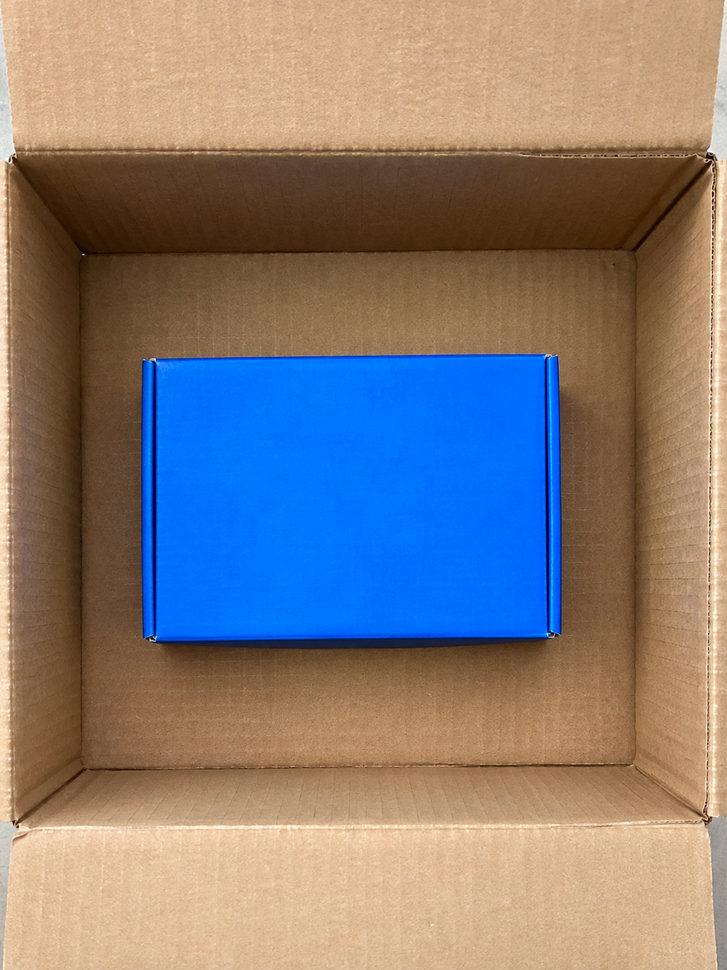
#> input picture test_images/generated.png, 727 x 970 px, shrunk from 1086 x 1448 before the run
$ python test_integrated_box_auto.py
#> lines starting #> are read from the running program, lines starting #| are printed output that depends on the picture; after the words box and inside, x2 and y2 are one past the last pixel; in counts of white or black regions, pixels touching at a corner belong together
from pathlib import Path
import cv2
import numpy as np

# =========================================
# 입력 / 출력 경로
# =========================================
image_path = Path("test_images/generated.png")
output_path = Path("test_outputs/integrated_box_auto_v2.jpg")

image = cv2.imread(str(image_path))
#> image is the input picture: shape (970, 727, 3); mean B, G, R 122.1, 125.3, 134.9
if image is None:
    raise SystemExit("테스트 이미지를 찾지 못했습니다.")

h, w = image.shape[:2]
result = image.copy()

# =========================================
# 1. 제품(파란 상자) 검출
# =========================================
hsv = cv2.cvtColor(image, cv2.COLOR_BGR2HSV)
#> hsv: shape (970, 727, 3); mean H, S, V 30.6, 137.4, 176.5

# 파란색 범위
lower_blue = np.array([90, 80, 60])
upper_blue = np.array([130, 255, 255])

product_mask = cv2.inRange(hsv, lower_blue, upper_blue)
#> product_mask: shape (970, 727); 17% white; 4 white regions (3 under 20 px), largest, box (x1, y1, x2, y2) and area: (141, 354, 562, 646) 119543

kernel = np.ones((5, 5), np.uint8)
product_mask = cv2.morphologyEx(product_mask, cv2.MORPH_OPEN, kernel)
#> product_mask: shape (970, 727); 16.9% white; 1 white region, box (x1, y1, x2, y2) and area: (141, 354, 562, 644) 119406
product_mask = cv2.morphologyEx(product_mask, cv2.MORPH_CLOSE, kernel)
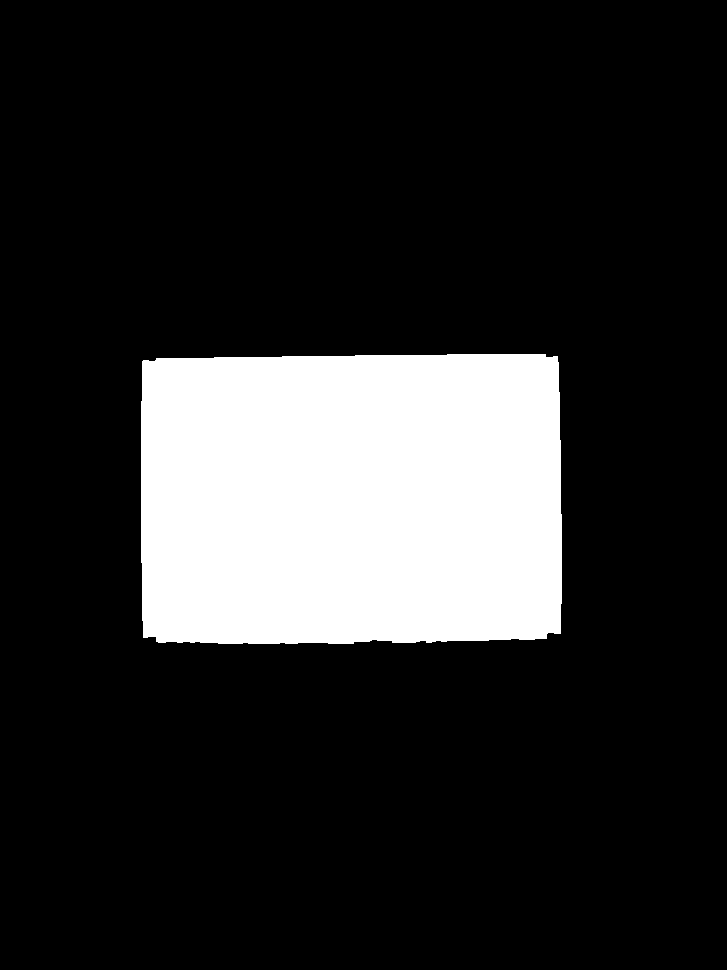
#> product_mask: shape (970, 727); 17% white; 1 white region

contours, _ = cv2.findContours(product_mask, cv2.RETR_EXTERNAL, cv2.CHAIN_APPROX_SIMPLE)
#> contours = 1 contour; box (x1, y1, x2, y2) and area: (141, 354, 562, 644) 119180

if not contours:
    raise SystemExit("제품(파란 상자)을 찾지 못했습니다.")

product_contour = max(contours, key=cv2.contourArea)
#> product_contour = contour of 112 points, box (x1, y1, x2, y2) (141, 354, 562, 644), area 119180
product_area = cv2.contourArea(product_contour)
#> product_area = 119179.5

# 제품 외곽선
cv2.drawContours(result, [product_contour], -1, (0, 255, 0), 3)
#> result: shape (970, 727, 3); 0.99% of pixels changed, all inside (x1, y1, x2, y2) = (139, 352, 564, 646)

# =========================================
# 2. 입구(상자 윗면 안쪽 사각형) 자동 검출
#    - 기존 auto_entrance 실험 흐름을 단순화한 버전
# =========================================
gray = cv2.cvtColor(image, cv2.COLOR_BGR2GRAY)
blur = cv2.GaussianBlur(gray, (5, 5), 0)
edges = cv2.Canny(blur, 35, 110)
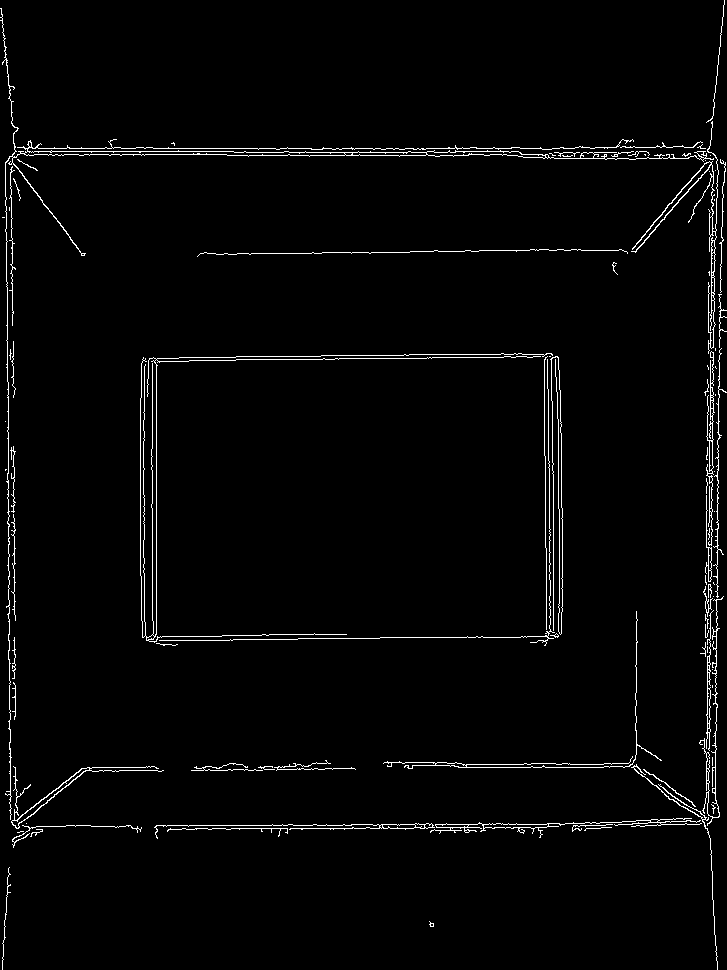
#> edges: shape (970, 727); 2.2% white in thin lines or dots

lines = cv2.HoughLinesP(
    edges,
    1,
    np.pi / 180,
    threshold=80,
    minLineLength=120,
    maxLineGap=20
)
#> lines = 48 rows, first 6: [14, 148, 607, 148], [705, 828, 713, 352], [156, 825, 351, 825], [156, 643, 156, 359], [12, 154, 226, 154], [234, 152, 464, 152]

if lines is None:
    raise SystemExit("입구 검출용 직선을 찾지 못했습니다.")

left_lines = []
right_lines = []
top_lines = []
bottom_lines = []

for line in lines.reshape(-1, 4):
    x1, y1, x2, y2 = line
    dx = x2 - x1
    dy = y2 - y1
    length = np.hypot(dx, dy)

    # 수직선 후보
    if abs(dx) < 35 and abs(dy) > 80:
        x_mean = (x1 + x2) / 2
        y_mean = (y1 + y2) / 2

        # 중앙 바깥쪽만 사용
        if x_mean < w * 0.25:
            left_lines.append((length, x_mean))
        elif x_mean > w * 0.75:
            right_lines.append((length, x_mean))

    # 수평선 후보
    if abs(dy) < 35 and abs(dx) > 120:
        x_mean = (x1 + x2) / 2
        y_mean = (y1 + y2) / 2

        # 윗쪽/아랫쪽 경계 후보
        if y_mean < h * 0.35:
            top_lines.append((length, y_mean))
        elif y_mean > h * 0.75:
            bottom_lines.append((length, y_mean))
#> this loop made 48 passes
#> (x1, y1, x2, y2, dx, dy, length, x_mean) on passes 1 to 8: (14, 148, 607, 148, 593, 0, 593, 310.5), (705, 828, 713, 352, 8, -476, 476.1, 709), (156, 825, 351, 825, 195, 0, 195, 253.5), (156, 643, 156, 359, 0, -284, 284, 156), (12, 154, 226, 154, 214, 0, 214, 119), (234, 152, 464, 152, 230, 0, 230, 349), (15, 151, 245, 151, 230, 0, 230, 130), (709, 570, 709, 424, 0, -146, 146, 709)
#> after the loop, bottom_lines = [(195, 825), (257, 828), (180, 767), (292, 824), (149, 769), (194, 827), (151, 826), (142.2, 819.5)]; left_lines = [(284, 156), (277, 8), (283, 152), (163, 14), (166, 6), (177, 140), (163, 11), (299, 9), (141, 144), (163, 13), (169.7, 10.5)]; right_lines = [(476.1, 709), (146, 709), (262, 719), (146, 706), (223, 716.5), (126, 710), (168, 706.5), (259, 709), (175, 553), (236, 721), (258, 708), (239, 711), (249, 712), (137, 550), (160, 636), (158, 713)]; top_lines = [(593, 148), (214, 154), (230, 152), (230, 151), (488, 155), (261, 147), (229, 251), (173, 158), (155, 253)]

if not left_lines or not right_lines or not top_lines or not bottom_lines:
    raise SystemExit("입구 4개 경계를 모두 찾지 못했습니다.")

left = round(max(left_lines)[1])
#> left = 9
right = round(max(right_lines)[1])
#> right = 709
top = round(max(top_lines)[1])
#> top = 148
bottom = round(max(bottom_lines)[1])
#> bottom = 824

if left >= right or top >= bottom:
    raise SystemExit("입구 좌표가 올바르지 않습니다.")

entrance = np.array([
    [left, top],
    [right, top],
    [right, bottom],
    [left, bottom]
], dtype=np.int32)
#> entrance = [[9, 148], [709, 148], [709, 824], [9, 824]]

# 입구 표시 (빨강)
cv2.polylines(result, [entrance], True, (0, 0, 255), 4)
#> result: shape (970, 727, 3); mean B, G, R 118.5, 124.2, 135.7
for pt in entrance:
    cv2.circle(result, tuple(pt), 6, (255, 0, 0), -1)
#> this loop made 4 passes
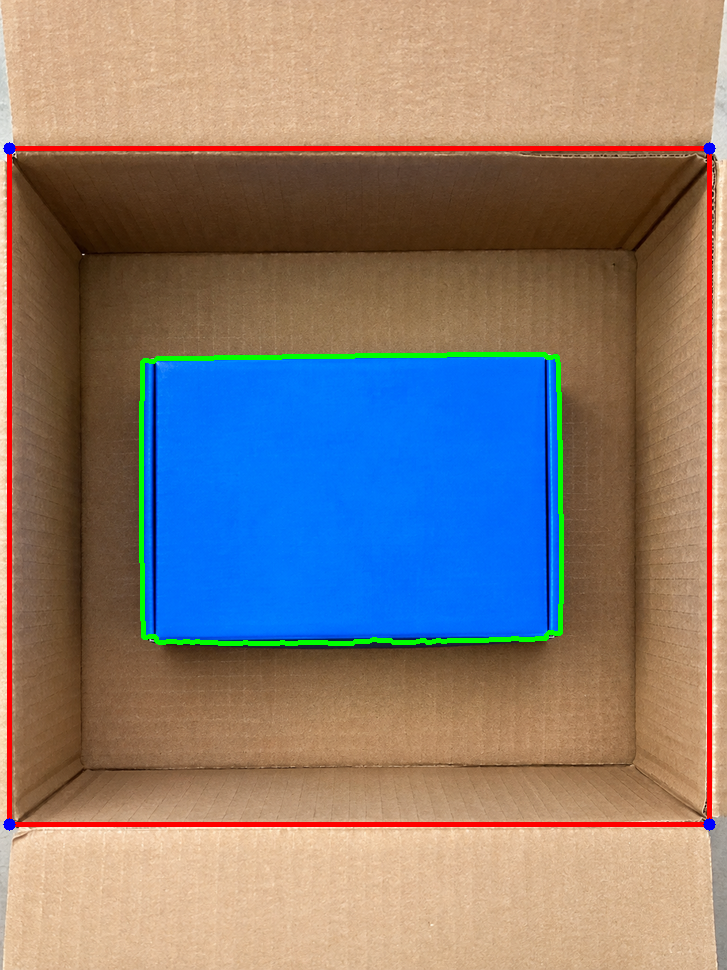
#> result: shape (970, 727, 3); mean B, G, R 118.6, 124.1, 135.6

# =========================================
# 3. 바닥 사각형 자동 검출
#    - 입구보다 안쪽에 있는 바닥 영역을 찾는 방식
# =========================================
# 바닥은 중앙 근처의 갈색 큰 직사각형이라고 보고,
# 입구 사각형 안에서 안쪽 여백이 있는 영역으로 추정
margin_x = int((right - left) * 0.10)
#> margin_x = 70
margin_top = int((bottom - top) * 0.15)
#> margin_top = 101
margin_bottom = int((bottom - top) * 0.09)
#> margin_bottom = 60

floor_left = left + margin_x
#> floor_left = 79
floor_right = right - margin_x
#> floor_right = 639
floor_top = top + margin_top
#> floor_top = 249
floor_bottom = bottom - margin_bottom
#> floor_bottom = 764

if floor_left >= floor_right or floor_top >= floor_bottom:
    raise SystemExit("바닥 좌표가 올바르지 않습니다.")

floor_rect = np.array([
    [floor_left, floor_top],
    [floor_right, floor_top],
    [floor_right, floor_bottom],
    [floor_left, floor_bottom]
], dtype=np.int32)
#> floor_rect = [[79, 249], [639, 249], [639, 764], [79, 764]]

# 바닥 표시 (초록)
cv2.polylines(result, [floor_rect], True, (0, 255, 0), 4)
#> result: shape (970, 727, 3); 1.52% of pixels changed, all inside (x1, y1, x2, y2) = (77, 247, 642, 767)
for pt in floor_rect:
    cv2.circle(result, tuple(pt), 5, (0, 0, 255), -1)
#> this loop made 4 passes
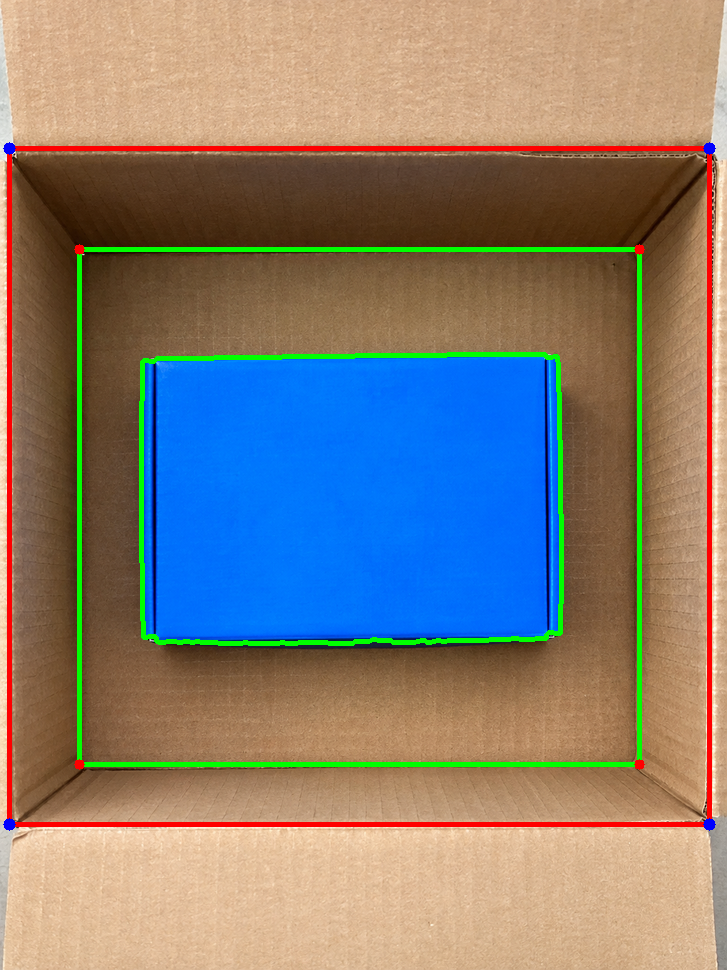
#> result: shape (970, 727, 3); mean B, G, R 118, 126.9, 134.2

# =========================================
# 4. 면적 계산
# =========================================
floor_area = (floor_right - floor_left) * (floor_bottom - floor_top)
#> floor_area = 288400
occupancy_percent = round((product_area / floor_area) * 100, 1)
#> occupancy_percent = 41.3
void_percent = round(100 - occupancy_percent, 1)
#> void_percent = 58.7

print("=== 통합 자동 검출 결과 ===")
print(f"입구 좌표: left={left}, right={right}, top={top}, bottom={bottom}")
#| 입구 좌표: left=9, right=709, top=148, bottom=824
print(f"바닥 좌표: left={floor_left}, right={floor_right}, top={floor_top}, bottom={floor_bottom}")
#| 바닥 좌표: left=79, right=639, top=249, bottom=764
print(f"제품 면적(px²): {round(product_area)}")
#| 제품 면적(px²): 119180
print(f"바닥 면적(px²): {floor_area}")
#| 바닥 면적(px²): 288400
print(f"사진상 제품 점유율(%): {occupancy_percent}")
#| 사진상 제품 점유율(%): 41.3
print(f"사진상 빈 면적률(%): {void_percent}")
#| 사진상 빈 면적률(%): 58.7

# =========================================
# 5. 텍스트 표시
# =========================================
cv2.putText(
    result,
    f"Occupancy: {occupancy_percent}%",
    (40, 50),
    cv2.FONT_HERSHEY_SIMPLEX,
    1.0,
    (0, 0, 0),
    4,
    cv2.LINE_AA
)
cv2.putText(
    result,
    f"Occupancy: {occupancy_percent}%",
    (40, 50),
    cv2.FONT_HERSHEY_SIMPLEX,
    1.0,
    (255, 255, 255),
    2,
    cv2.LINE_AA
)

cv2.putText(
    result,
    f"Void: {void_percent}%",
    (40, 95),
    cv2.FONT_HERSHEY_SIMPLEX,
    1.0,
    (0, 0, 0),
    4,
    cv2.LINE_AA
)
cv2.putText(
    result,
    f"Void: {void_percent}%",
    (40, 95),
    cv2.FONT_HERSHEY_SIMPLEX,
    1.0,
    (255, 255, 255),
    2,
    cv2.LINE_AA
)
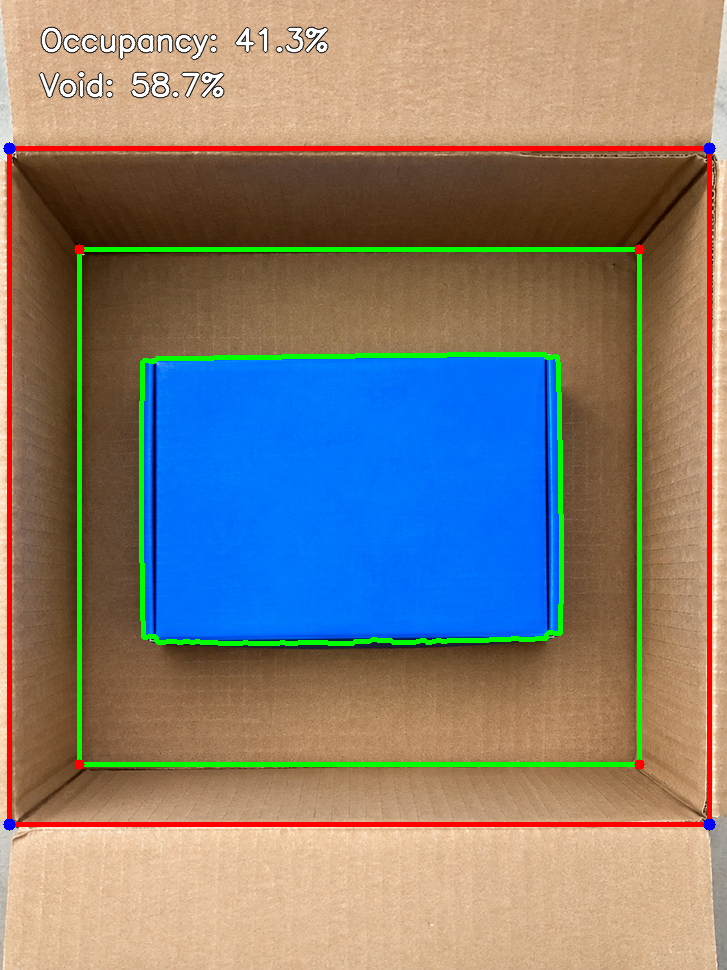
#> result: shape (970, 727, 3); mean B, G, R 118.2, 126.8, 133.8

# =========================================
# 6. 저장
# =========================================
output_path.parent.mkdir(exist_ok=True)
cv2.imwrite(str(output_path), result)
print(f"결과 이미지: {output_path}")

$ run again, with test_images/test_A.png copied over test_images/generated.png
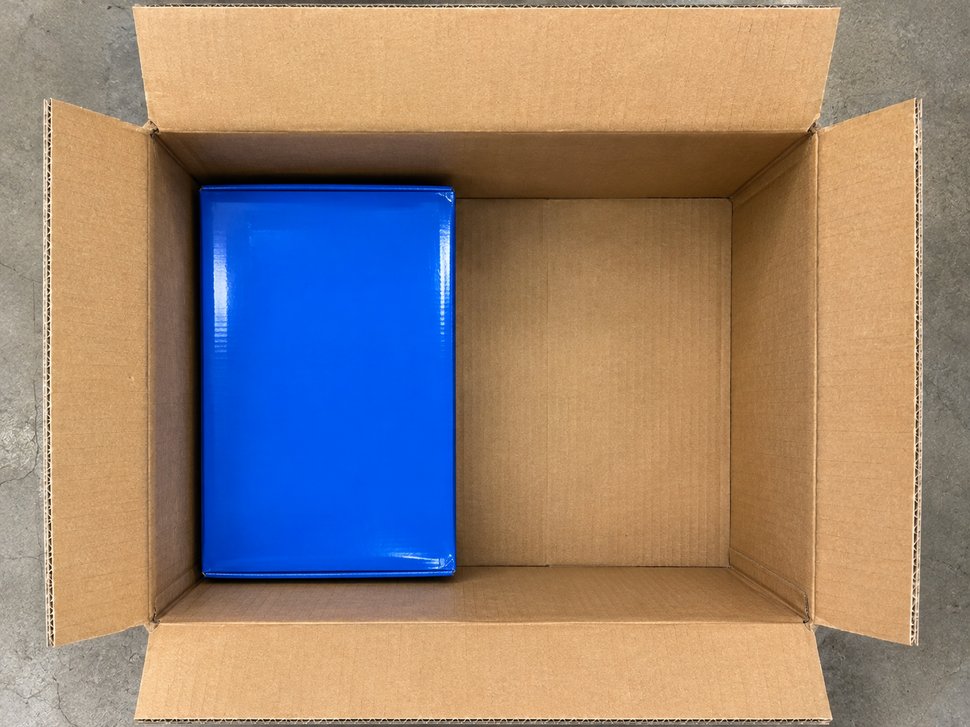
#> input picture test_images/test_A.png, 970 x 727 px, shrunk from 1448 x 1086 before the run
#> image is the input picture: shape (727, 970, 3); mean B, G, R 119, 131.1, 149.8
#> hsv: shape (727, 970, 3); mean H, S, V 29.5, 127, 181.1
#> `product_mask = cv2.inRange(hsv, lower_blue, upper_blue)`:
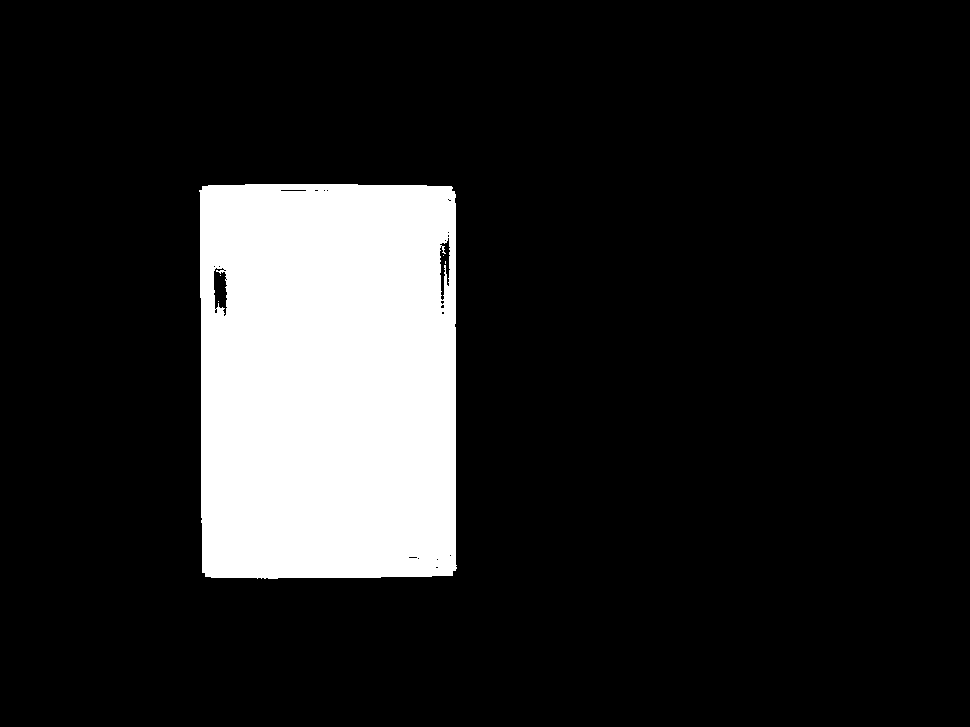
#> product_mask: shape (727, 970); 14.1% white; 5 white regions (4 under 20 px), largest, box (x1, y1, x2, y2) and area: (199, 184, 457, 579) 99342
#> contours = 1 contour; box (x1, y1, x2, y2) and area: (200, 184, 456, 579) 99537
#> product_contour = contour of 40 points, box (x1, y1, x2, y2) (200, 184, 456, 579), area 99537
#> product_area = 99537
#> edges: shape (727, 970); 2.8% white in thin lines or dots
#> lines = 49 rows, first 6: [135, 719, 832, 719], [267, 7, 840, 7], [179, 724, 829, 724], [545, 621, 742, 621], [138, 721, 831, 721], [47, 520, 47, 100]
#> the loop `for line in lines.reshape(-1, 4):` made 49 passes
#> (x1, y1, x2, y2, dx, dy, length, x_mean) on passes 1 to 8: (135, 719, 832, 719, 697, 0, 697, 483.5), (267, 7, 840, 7, 573, 0, 573, 553.5), (179, 724, 829, 724, 650, 0, 650, 504), (545, 621, 742, 621, 197, 0, 197, 643.5), (138, 721, 831, 721, 693, 0, 693, 484.5), (47, 520, 47, 100, 0, -420, 420, 47), (52, 498, 52, 157, 0, -341, 341, 52), (145, 561, 145, 173, 0, -388, 388, 145)
#> after the loop `for line in lines.reshape(-1, 4):`: bottom_lines = [(697, 719), (650, 724), (197, 621), (693, 721), (259, 583), (247, 722), (180, 564), (192, 718)]; left_lines = [(420, 47), (341, 52), (388, 145), (406, 49), (394, 42), (183, 50), (299, 150), (161, 43), (212, 203), (162, 146), (482, 48), (148, 151), (132.4, 141.5), (156, 212.5)]; right_lines = [(392, 922), (399, 918), (540, 916), (224, 913), (273, 819), (260, 816), (254, 915), (259, 729), (152, 813), (154, 818), (150, 817), (166, 730), (127, 812), (122, 815), (154, 914)]; top_lines = [(573, 7), (198, 130), (331, 3), (228, 4), (122, 131), (316, 6), (203, 199), (150, 131)]
#> left = 48
#> right = 916
#> top = 7
#> bottom = 719
#> entrance = [[48, 7], [916, 7], [916, 719], [48, 719]]
#> the loop `for pt in entrance:` made 4 passes
#> margin_x = 86
#> margin_top = 106
#> margin_bottom = 64
#> floor_left = 134
#> floor_right = 830
#> floor_top = 113
#> floor_bottom = 655
#> floor_rect = [[134, 113], [830, 113], [830, 655], [134, 655]]
#> the loop `for pt in floor_rect:` made 4 passes
#> floor_area = 377232
#> occupancy_percent = 26.4
#> void_percent = 73.6
#| 입구 좌표: left=48, right=916, top=7, bottom=719
#| 바닥 좌표: left=134, right=830, top=113, bottom=655
#| 제품 면적(px²): 99537
#| 바닥 면적(px²): 377232
#| 사진상 제품 점유율(%): 26.4
#| 사진상 빈 면적률(%): 73.6
#> `cv2.putText( result, f"Void: {void_percent}%", (40, 95), cv2.FONT_HERS..`:
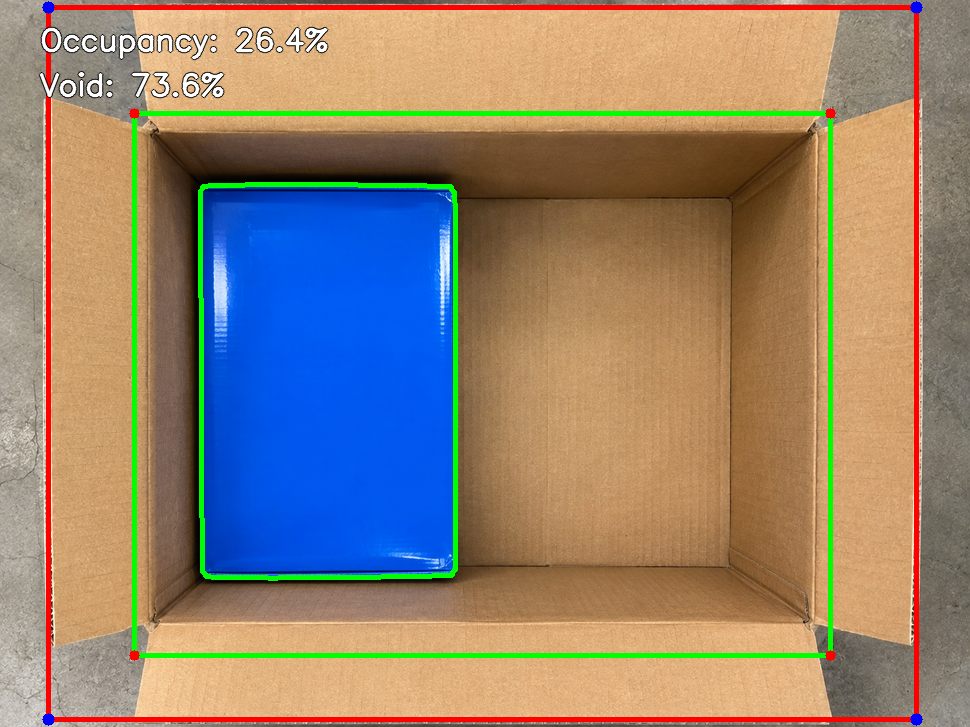
#> result: shape (727, 970, 3); mean B, G, R 113.6, 131.1, 147.4
